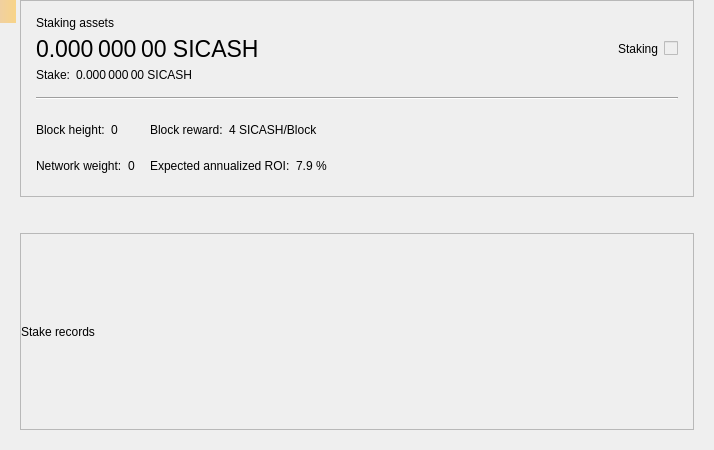
<?xml version="1.0" encoding="UTF-8"?>
<ui version="4.0">
 <class>StakePage</class>
 <widget class="QWidget" name="StakePage">
  <property name="geometry">
   <rect>
    <x>0</x>
    <y>0</y>
    <width>714</width>
    <height>450</height>
   </rect>
  </property>
  <property name="windowTitle">
   <string>Form</string>
  </property>
  <layout class="QVBoxLayout" name="verticalLayout_3">
   <property name="leftMargin">
    <number>20</number>
   </property>
   <property name="topMargin">
    <number>0</number>
   </property>
   <property name="rightMargin">
    <number>20</number>
   </property>
   <property name="bottomMargin">
    <number>20</number>
   </property>
   <item>
    <widget class="QFrame" name="frameStakeInfo">
     <property name="frameShape">
      <enum>QFrame::StyledPanel</enum>
     </property>
     <property name="frameShadow">
      <enum>QFrame::Raised</enum>
     </property>
     <layout class="QVBoxLayout" name="verticalLayout">
      <property name="spacing">
       <number>15</number>
      </property>
      <property name="leftMargin">
       <number>15</number>
      </property>
      <property name="topMargin">
       <number>15</number>
      </property>
      <property name="rightMargin">
       <number>15</number>
      </property>
      <property name="bottomMargin">
       <number>15</number>
      </property>
      <item>
       <layout class="QGridLayout" name="gridLayout_2">
        <property name="spacing">
         <number>6</number>
        </property>
        <item row="1" column="0">
         <widget class="QLabel" name="labelAssets">
          <property name="font">
           <font>
            <pointsize>17</pointsize>
           </font>
          </property>
          <property name="cursor">
           <cursorShape>IBeamCursor</cursorShape>
          </property>
          <property name="toolTip">
           <string>Your current spendable balance</string>
          </property>
          <property name="text">
           <string notr="true">0.000 000 00 SICASH</string>
          </property>
          <property name="alignment">
           <set>Qt::AlignLeading|Qt::AlignLeft|Qt::AlignVCenter</set>
          </property>
          <property name="textInteractionFlags">
           <set>Qt::LinksAccessibleByMouse|Qt::TextSelectableByMouse</set>
          </property>
         </widget>
        </item>
        <item row="0" column="0">
         <widget class="QLabel" name="labelAssetsText">
          <property name="text">
           <string>Staking assets</string>
          </property>
          <property name="alignment">
           <set>Qt::AlignLeading|Qt::AlignLeft|Qt::AlignVCenter</set>
          </property>
         </widget>
        </item>
        <item row="1" column="2">
         <spacer name="horizontalSpacer_2">
          <property name="orientation">
           <enum>Qt::Horizontal</enum>
          </property>
          <property name="sizeHint" stdset="0">
           <size>
            <width>40</width>
            <height>20</height>
           </size>
          </property>
         </spacer>
        </item>
        <item row="4" column="0">
         <layout class="QHBoxLayout" name="horizontalLayout_5">
          <property name="spacing">
           <number>6</number>
          </property>
          <item>
           <widget class="QLabel" name="labelStakeText">
            <property name="sizePolicy">
             <sizepolicy hsizetype="Maximum" vsizetype="Preferred">
              <horstretch>0</horstretch>
              <verstretch>0</verstretch>
             </sizepolicy>
            </property>
            <property name="text">
             <string>Stake:</string>
            </property>
            <property name="alignment">
             <set>Qt::AlignLeading|Qt::AlignLeft|Qt::AlignVCenter</set>
            </property>
           </widget>
          </item>
          <item>
           <widget class="QLabel" name="labelStake">
            <property name="text">
             <string>0.000 000 00 SICASH</string>
            </property>
            <property name="alignment">
             <set>Qt::AlignLeading|Qt::AlignLeft|Qt::AlignVCenter</set>
            </property>
            <property name="textInteractionFlags">
             <set>Qt::LinksAccessibleByMouse|Qt::TextSelectableByMouse</set>
            </property>
           </widget>
          </item>
          <item>
           <spacer name="horizontalSpacer_3">
            <property name="orientation">
             <enum>Qt::Horizontal</enum>
            </property>
            <property name="sizeType">
             <enum>QSizePolicy::Minimum</enum>
            </property>
            <property name="sizeHint" stdset="0">
             <size>
              <width>0</width>
              <height>0</height>
             </size>
            </property>
           </spacer>
          </item>
         </layout>
        </item>
        <item row="1" column="4">
         <widget class="QLabel" name="labelStaking">
          <property name="text">
           <string>Staking</string>
          </property>
         </widget>
        </item>
        <item row="1" column="5">
         <widget class="QSwitchControl" name="checkStake">
          <property name="enabled">
           <bool>false</bool>
          </property>
         </widget>
        </item>
       </layout>
      </item>
      <item>
       <widget class="Line" name="hLine">
        <property name="orientation">
         <enum>Qt::Horizontal</enum>
        </property>
       </widget>
      </item>
      <item>
       <layout class="QGridLayout" name="gridLayout">
        <property name="verticalSpacing">
         <number>6</number>
        </property>
        <item row="0" column="0">
         <layout class="QHBoxLayout" name="horizontalLayout">
          <property name="spacing">
           <number>6</number>
          </property>
          <item>
           <widget class="QLabel" name="labelHeightText">
            <property name="sizePolicy">
             <sizepolicy hsizetype="Maximum" vsizetype="Preferred">
              <horstretch>0</horstretch>
              <verstretch>0</verstretch>
             </sizepolicy>
            </property>
            <property name="text">
             <string>Block height:</string>
            </property>
            <property name="alignment">
             <set>Qt::AlignLeading|Qt::AlignLeft|Qt::AlignVCenter</set>
            </property>
           </widget>
          </item>
          <item>
           <widget class="QLabel" name="labelHeight">
            <property name="text">
             <string>0</string>
            </property>
            <property name="alignment">
             <set>Qt::AlignLeading|Qt::AlignLeft|Qt::AlignVCenter</set>
            </property>
            <property name="textInteractionFlags">
             <set>Qt::LinksAccessibleByMouse|Qt::TextSelectableByMouse</set>
            </property>
           </widget>
          </item>
          <item>
           <spacer name="horizontalSpacer_4">
            <property name="orientation">
             <enum>Qt::Horizontal</enum>
            </property>
            <property name="sizeType">
             <enum>QSizePolicy::Minimum</enum>
            </property>
            <property name="sizeHint" stdset="0">
             <size>
              <width>0</width>
              <height>0</height>
             </size>
            </property>
           </spacer>
          </item>
         </layout>
        </item>
        <item row="0" column="1">
         <layout class="QHBoxLayout" name="horizontalLayout_3">
          <property name="spacing">
           <number>6</number>
          </property>
          <item>
           <widget class="QLabel" name="labelRewardText">
            <property name="sizePolicy">
             <sizepolicy hsizetype="Maximum" vsizetype="Preferred">
              <horstretch>0</horstretch>
              <verstretch>0</verstretch>
             </sizepolicy>
            </property>
            <property name="text">
             <string>Block reward:</string>
            </property>
            <property name="alignment">
             <set>Qt::AlignLeading|Qt::AlignLeft|Qt::AlignVCenter</set>
            </property>
           </widget>
          </item>
          <item>
           <widget class="QLabel" name="labelReward">
            <property name="text">
             <string>4 SICASH/Block</string>
            </property>
            <property name="alignment">
             <set>Qt::AlignLeading|Qt::AlignLeft|Qt::AlignVCenter</set>
            </property>
            <property name="textInteractionFlags">
             <set>Qt::LinksAccessibleByMouse|Qt::TextSelectableByMouse</set>
            </property>
           </widget>
          </item>
          <item>
           <spacer name="horizontalSpacer_6">
            <property name="orientation">
             <enum>Qt::Horizontal</enum>
            </property>
            <property name="sizeType">
             <enum>QSizePolicy::Minimum</enum>
            </property>
            <property name="sizeHint" stdset="0">
             <size>
              <width>0</width>
              <height>0</height>
             </size>
            </property>
           </spacer>
          </item>
         </layout>
        </item>
        <item row="0" column="2" rowspan="2">
         <spacer name="horizontalSpacer">
          <property name="orientation">
           <enum>Qt::Horizontal</enum>
          </property>
          <property name="sizeHint" stdset="0">
           <size>
            <width>40</width>
            <height>20</height>
           </size>
          </property>
         </spacer>
        </item>
        <item row="1" column="0">
         <layout class="QHBoxLayout" name="horizontalLayout_2">
          <property name="spacing">
           <number>6</number>
          </property>
          <item>
           <widget class="QLabel" name="labelWeightText">
            <property name="sizePolicy">
             <sizepolicy hsizetype="Maximum" vsizetype="Preferred">
              <horstretch>0</horstretch>
              <verstretch>0</verstretch>
             </sizepolicy>
            </property>
            <property name="text">
             <string>Network weight:</string>
            </property>
            <property name="alignment">
             <set>Qt::AlignLeading|Qt::AlignLeft|Qt::AlignVCenter</set>
            </property>
           </widget>
          </item>
          <item>
           <widget class="QLabel" name="labelWeight">
            <property name="text">
             <string>0</string>
            </property>
            <property name="alignment">
             <set>Qt::AlignLeading|Qt::AlignLeft|Qt::AlignVCenter</set>
            </property>
            <property name="textInteractionFlags">
             <set>Qt::LinksAccessibleByMouse|Qt::TextSelectableByMouse</set>
            </property>
           </widget>
          </item>
          <item>
           <spacer name="horizontalSpacer_5">
            <property name="orientation">
             <enum>Qt::Horizontal</enum>
            </property>
            <property name="sizeType">
             <enum>QSizePolicy::Minimum</enum>
            </property>
            <property name="sizeHint" stdset="0">
             <size>
              <width>0</width>
              <height>0</height>
             </size>
            </property>
           </spacer>
          </item>
         </layout>
        </item>
        <item row="1" column="1">
         <layout class="QHBoxLayout" name="horizontalLayout_4">
          <property name="spacing">
           <number>6</number>
          </property>
          <item>
           <widget class="QLabel" name="labelROIText">
            <property name="sizePolicy">
             <sizepolicy hsizetype="Maximum" vsizetype="Preferred">
              <horstretch>0</horstretch>
              <verstretch>0</verstretch>
             </sizepolicy>
            </property>
            <property name="text">
             <string>Expected annualized ROI:</string>
            </property>
            <property name="alignment">
             <set>Qt::AlignLeading|Qt::AlignLeft|Qt::AlignVCenter</set>
            </property>
           </widget>
          </item>
          <item>
           <widget class="QLabel" name="labelROI">
            <property name="text">
             <string>7.9 %</string>
            </property>
            <property name="alignment">
             <set>Qt::AlignLeading|Qt::AlignLeft|Qt::AlignVCenter</set>
            </property>
            <property name="textInteractionFlags">
             <set>Qt::LinksAccessibleByMouse|Qt::TextSelectableByMouse</set>
            </property>
           </widget>
          </item>
          <item>
           <spacer name="horizontalSpacer_7">
            <property name="orientation">
             <enum>Qt::Horizontal</enum>
            </property>
            <property name="sizeType">
             <enum>QSizePolicy::Minimum</enum>
            </property>
            <property name="sizeHint" stdset="0">
             <size>
              <width>0</width>
              <height>0</height>
             </size>
            </property>
           </spacer>
          </item>
         </layout>
        </item>
       </layout>
      </item>
     </layout>
    </widget>
   </item>
   <item>
    <spacer name="verticalSpacer">
     <property name="orientation">
      <enum>Qt::Vertical</enum>
     </property>
     <property name="sizeType">
      <enum>QSizePolicy::Fixed</enum>
     </property>
     <property name="sizeHint" stdset="0">
      <size>
       <width>20</width>
       <height>30</height>
      </size>
     </property>
    </spacer>
   </item>
   <item>
    <widget class="QFrame" name="frameStakeRecords">
     <property name="frameShape">
      <enum>QFrame::StyledPanel</enum>
     </property>
     <property name="frameShadow">
      <enum>QFrame::Raised</enum>
     </property>
     <layout class="QVBoxLayout" name="verticalLayout_2">
      <property name="leftMargin">
       <number>0</number>
      </property>
      <property name="topMargin">
       <number>0</number>
      </property>
      <property name="rightMargin">
       <number>0</number>
      </property>
      <property name="bottomMargin">
       <number>0</number>
      </property>
      <item>
       <widget class="QLabel" name="labelRecordsText">
        <property name="text">
         <string>Stake records</string>
        </property>
       </widget>
      </item>
     </layout>
    </widget>
   </item>
  </layout>
  <widget class="QLabel" name="labelAlerts">
   <property name="geometry">
    <rect>
     <x>0</x>
     <y>0</y>
     <width>16</width>
     <height>23</height>
    </rect>
   </property>
   <property name="visible">
    <bool>false</bool>
   </property>
   <property name="styleSheet">
    <string notr="true">QLabel { background-color: qlineargradient(x1: 0, y1: 0, x2: 1, y2: 0, stop:0 #F0D0A0, stop:1 #F8D488); color:#000000; }</string>
   </property>
   <property name="wordWrap">
    <bool>true</bool>
   </property>
   <property name="margin">
    <number>3</number>
   </property>
   <property name="textInteractionFlags">
    <set>Qt::TextSelectableByMouse</set>
   </property>
  </widget>
 </widget>
 <customwidgets>
  <customwidget>
   <class>QSwitchControl</class>
   <extends>QCheckBox</extends>
   <header>qt/qswitchcontrol.h</header>
  </customwidget>
 </customwidgets>
 <resources/>
 <connections/>
</ui>
